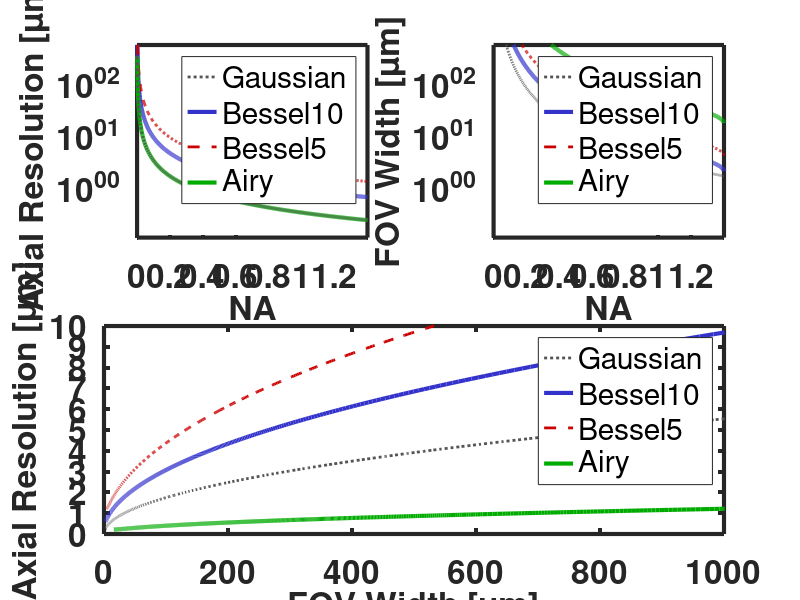

Reproduce this figure in MATLAB.
% [numericalApertures,FOVWidths,axialResolutions]=plotFieldOfViewWidthAndAxialResolutionVersusNA(refractiveIndex,wavelength)
%
% Calculates the field of view and axial resolution of a light sheet microscope as a function of the illumination NA.
%
% All SI units.
%
function [numericalApertures,FOVWidths,axialResolutions]=plotFieldOfViewWidthAndAxialResolutionVersusNA(refractiveIndex,wavelength)
    close all;
    
    if (nargin<1 || isempty(refractiveIndex))
        refractiveIndex=1.4;
    end
    if (nargin<2 || isempty(wavelength))
        wavelength=532e-9;
    end    
    
    numericalApertures=.001:.001:(refractiveIndex/1);
    
    alpha=7;
    betas=[0.10 0.05];
    
    fontSize=24;
    lineColors=[.33 .33 .33; 0.2 0.2 0.8; 0.8 0 0; 0 .67 0];
    lineStyles={':','-','--','-'};
    lineWidths=[2 3 2 3];
    
    % Calculate
    FOVGaussian=4*wavelength*refractiveIndex*numericalApertures.^-2;
    axialResolutionGaussian=wavelength./(2*numericalApertures*0.88);
    FOVBessel10=(wavelength/refractiveIndex)./(2*(1-sqrt(1-(numericalApertures/refractiveIndex).^2))*betas(1));
    axialResolutionBessel10=wavelength*pi*.05./(numericalApertures*betas(1));
    FOVBessel5=(wavelength/refractiveIndex)./(2*(1-sqrt(1-(numericalApertures/refractiveIndex).^2))*betas(2));
    axialResolutionBessel5=wavelength*pi*.05./(numericalApertures*betas(2));
    FOVAiry=(6*alpha*wavelength/refractiveIndex)./(1-sqrt(1-(numericalApertures/refractiveIndex).^2));
    maxSpFreqAiry=min(0.88,1/(0.05^2*48*alpha)).*numericalApertures/(wavelength/2);
    axialResolutionAiry=1./maxSpFreqAiry;
    
    maxDetectionNAs=refractiveIndex*sin(pi/2-asin(numericalApertures/refractiveIndex));
    maxDetectionNAs=maxDetectionNAs*0+0.40;
    spotLengths=4*refractiveIndex*wavelength./(maxDetectionNAs.^2);
    pixelSize=[1 1]*7.4e-6;
    realMagnification=20*0.176/0.160;
    depthOfFocus=refractiveIndex*(wavelength./(maxDetectionNAs.^2)+pixelSize(1)./(realMagnification.*maxDetectionNAs));
    
%     FOVWidths_old=2*wavelength*sqrt(1-(numericalApertures./refractiveIndex).^2)*refractiveIndex./(2*sqrt(2)*numericalApertures.^2);
    FOVWidths=4*wavelength*refractiveIndex./numericalApertures.^2;
    axialResolutions=wavelength/2./numericalApertures;
        
    if (nargout==0)
        % Display results
        figs(1)=figure('Position',[100 100 1024 768]);
        axs(1)=subplot(2,2,1,'Parent',figs(1));
        axs(2)=subplot(2,2,2,'Parent',figs(1));
        axs(3)=subplot(2,2,[3 4],'Parent',figs(1));
        labels=[];
        semilogy(numericalApertures,axialResolutionGaussian*1e6,lineStyles{1},'LineWidth',lineWidths(1),'Color',lineColors(1,:),'Parent',axs(1)); hold(axs(1),'on');
        semilogy(numericalApertures,axialResolutionBessel10*1e6,lineStyles{2},'LineWidth',lineWidths(2),'Color',lineColors(2,:),'Parent',axs(1)); hold(axs(1),'on');
        semilogy(numericalApertures,axialResolutionBessel5*1e6,lineStyles{3},'LineWidth',lineWidths(3),'Color',lineColors(3,:),'Parent',axs(1)); hold(axs(1),'on');
        semilogy(numericalApertures,axialResolutionAiry*1e6,lineStyles{4},'LineWidth',lineWidths(4),'Color',lineColors(4,:),'Parent',axs(1)); hold(axs(1),'on');
        semilogy(numericalApertures,axialResolutionGaussian*1e6,lineStyles{1},'LineWidth',lineWidths(1),'Color',lineColors(1,:),'Parent',axs(1)); hold(axs(1),'on');
%         semilogy(numericalApertures,spotLengths*1e6,':','LineWidth',2,'Color',[1 1 1]*.33,'Parent',axs(1)); hold(axs(1),'on');
        xlim(axs(1),[0 numericalApertures(end)]); ylim(axs(1),[.1 500]);
        set(axs(1),'YTick',10.^[0:1:100]);
        labels(end+1)=xlabel(axs(1),'NA');
        labels(end+1)=ylabel(axs(1),'Axial Resolution [\mum]');
        legend(axs(1),{'Gaussian','Bessel10','Bessel5','Airy'});
        semilogy(numericalApertures,FOVGaussian*1e6,lineStyles{1},'LineWidth',lineWidths(1),'Color',lineColors(1,:),'Parent',axs(2)); hold(axs(2),'on');
        semilogy(numericalApertures,FOVBessel10*1e6,lineStyles{2},'LineWidth',lineWidths(2),'Color',lineColors(2,:),'Parent',axs(2)); hold(axs(2),'on');
        semilogy(numericalApertures,FOVBessel5*1e6,lineStyles{3},'LineWidth',lineWidths(3),'Color',lineColors(3,:),'Parent',axs(2)); hold(axs(2),'on');
        semilogy(numericalApertures,FOVAiry*1e6,lineStyles{4},'LineWidth',lineWidths(4),'Color',lineColors(4,:),'Parent',axs(2)); hold(axs(2),'on');
        xlim(axs(2),[0 numericalApertures(end)]); ylim(axs(2),[.1 500]);
        set(axs(2),'YTick',10.^[0:1:100]);
        labels(end+1)=xlabel(axs(2),'NA');
        labels(end+1)=ylabel(axs(2),'FOV Width [\mum]');
        legend(axs(2),{'Gaussian','Bessel10','Bessel5','Airy'});
%         loglog(axialResolutionGaussian*1e6,FOVGaussian*1e6,lineStyles{1},'LineWidth',lineWidths(1),'Color',lineColors(1,:),'Parent',axs(3)); hold(axs(3),'on');
%         loglog(axialResolutionBessel10*1e6,FOVBessel10*1e6,lineStyles{2},'LineWidth',lineWidths(2),'Color',[0.8 0.2 0.2],'Parent',axs(3)); hold(axs(3),'on');
%         loglog(axialResolutionBessel5*1e6,FOVBessel5*1e6,lineStyles{3},'LineWidth',lineWidths(3),'Color',lineColors(3,:),'Parent',axs(3)); hold(axs(3),'on');
%         loglog(axialResolutionAiry*1e6,FOVAiry*1e6,lineStyles{4},'LineWidth',lineWidths(4),'Color',lineColors(4,:),'Parent',axs(3)); hold(axs(3),'on');
        plot(FOVGaussian*1e6,axialResolutionGaussian*1e6,lineStyles{1},'LineWidth',lineWidths(1),'Color',lineColors(1,:),'Parent',axs(3)); hold(axs(3),'on');
        plot(FOVBessel10*1e6,axialResolutionBessel10*1e6,lineStyles{2},'LineWidth',lineWidths(2),'Color',lineColors(2,:),'Parent',axs(3)); hold(axs(3),'on');
        plot(FOVBessel5*1e6,axialResolutionBessel5*1e6,lineStyles{3},'LineWidth',lineWidths(3),'Color',lineColors(3,:),'Parent',axs(3)); hold(axs(3),'on');
        plot(FOVAiry*1e6,axialResolutionAiry*1e6,lineStyles{4},'LineWidth',lineWidths(4),'Color',lineColors(4,:),'Parent',axs(3)); hold(axs(3),'on');
        xlim(axs(3),[0 1000]); ylim(axs(3),[0 10]);
        set(axs(3),'YTick',[0:1:100]);
        labels(end+1)=xlabel(axs(3),'FOV Width [\mum]');
        labels(end+1)=ylabel(axs(3),'Axial Resolution [\mum]');
        legend(axs(3),{'Gaussian','Bessel10','Bessel5','Airy'},'Parent',figs(1));
        set(axs,'LineWidth',3,'FontSize',fontSize,'FontWeight','bold');
        set(labels,'FontSize',fontSize,'FontWeight','bold');
        
%         figs(1)=figure('Position',[100 100 1024 768]);
%         axs(1)=axes('Parent',figs(1));
%         % Add horizontal gray lines
%         horizontalLinePositions=[.5 1 5 10 50 100];
%         semilogy(repmat([0 refractiveIndex].',size(horizontalLinePositions)),repmat(horizontalLinePositions,[2 1]),'LineWidth',lineWidths(1)1,'Color',[0.8 0.8 0.8],'Parent',axs(1));
%         hold(axs(1),'on');
%         semilogy(numericalApertures,FOVWidths*1e6,'LineWidth',lineWidths(1)3,'Color',lineColors(1,:),'Parent',axs(1));
%         semilogy(numericalApertures,axialResolutions*1e6,'LineWidth',lineWidths(1)2,'Color',[0 .33 0],'Parent',axs(1));
%         xlim([0 refractiveIndex]);
%         ylim([.1 500]);
%         xlabel('NA','FontSize',fontSize,'FontWeight','bold');
%         ylabel('FOV width and axial resolution [\mum]','FontSize',fontSize,'FontWeight','bold');
%         legend({'Gaussian FOV Width','Gaussian axial resolution'});
%         hold off;
%         set(axs(1),'LineWidth',lineWidths(1)3,'FontSize',fontSize,'FontWeight','bold');
%         set(axs(1),'XTick',[0:.2:10]);
%                 
%         figs(2)=figure('Position',[100 100 1024 768]);
%         axs(2)=axes('Parent',figs(2));
%         hold(axs(1),'on');
%         plot(FOVWidths*1e6,axialResolutions*1e6,'LineWidth',lineWidths(1)3,'Color',lineColors(1,:),'Parent',axs(2));
%         xlim([0 5]);
% %         ylim([0 500]);
%         xlabel('FOV width and axial resolution [\mum]','FontSize',fontSize,'FontWeight','bold');
%         ylabel('approx. light sheet width [\mum]','FontSize',fontSize,'FontWeight','bold');
%         legend({'Gaussian'});
%         hold off;
%         set(axs(2),'LineWidth',lineWidths(1)3,'FontSize',fontSize,'FontWeight','bold');
%         set(axs(2),'XTick',[0:1:10]);
%     
%         print(figs(1),'plotFieldOfViewWidthAndAxialResolutionVersusNA.eps','-depsc')
%         print(figs(2),'plotFieldOfViewWidthVersusAxialResolution.eps','-depsc')
        
        clear numericalApertures;
    end
end